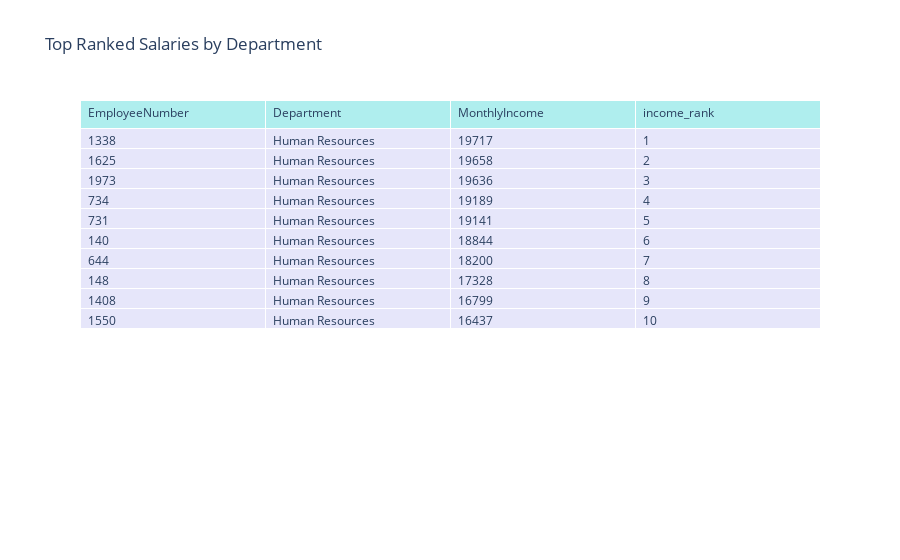

Here is the notebook cell this chart was saved with:
### Code cell
fig = go.Figure(
    data=[go.Table(
        header=dict(values=list(salary_ranking.columns),
                    fill_color='paleturquoise',
                    align='left'),
        cells=dict(values=[salary_ranking[col] for col in salary_ranking.columns],
                   fill_color='lavender',
                   align='left'))
    ]
)
fig.update_layout(title='Top Ranked Salaries by Department')
fig.show()
fig.write_image('Top Ranked Salaries by Department Plotly.png', scale=2)

### Figure 1 — Plotly figure (JSON) as saved in the notebook; plotly's stock layout.template omitted (floating-point values rounded to 4 significant figures)
{"data": [{"cells": {"align": "left", "fill": {"color": "lavender"}, "values": [[1338, 1625, 1973, 734, 731, 140, 644, 148, 1408, 1550], ["Human Resources", "Human Resources", "Human Resources", "Human Resources", "Human Resources", "Human Resources", "Human Resources", "Human Resources", "Human Resources", "Human Resources"], [19717, 19658, 19636, 19189, 19141, 18844, 18200, 17328, 16799, 16437], [1, 2, 3, 4, 5, 6, 7, 8, 9, 10]]}, "header": {"align": "left", "fill": {"color": "paleturquoise"}, "values": ["EmployeeNumber", "Department", "MonthlyIncome", "income_rank"]}, "type": "table"}], "layout": {"autosize": true, "title": {"text": "Top Ranked Salaries by Department"}}}
